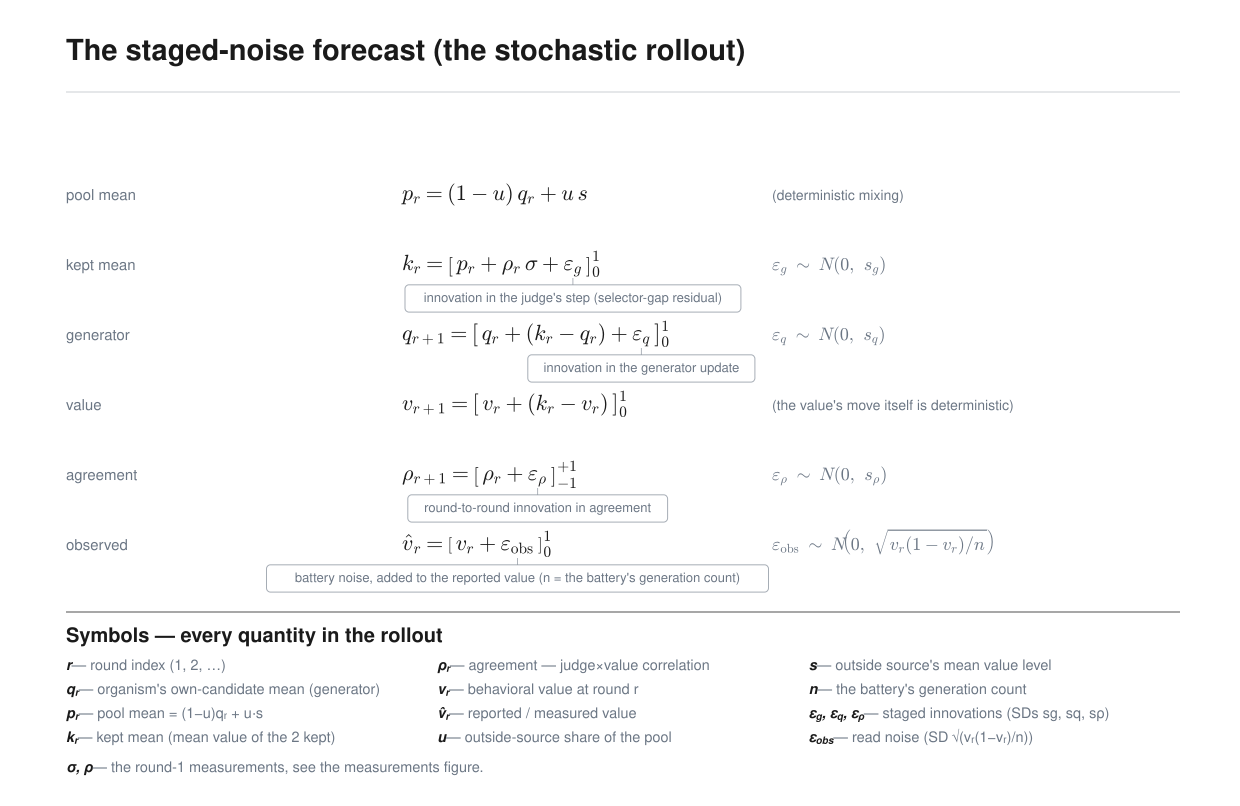

Here is the Python script that generated this plot:
#!/usr/bin/env python3
"""The staged-noise forecast — the stochastic rollout the value-dynamics model
runs: a deterministic unit path plus staged gaussian innovations, each clamped to
its wall, typeset as a clean definitions panel — every part of every equation
explained AT the equation, so the reader never leaves a formula to hunt through
prose.

This figure is the STOCHASTIC ROLLOUT part only. The per-round measurements it
consumes (spread σ, agreement ρ) are defined in
docs/figures/auto/state-variables/; the deterministic model and its closed forms
are in docs/figures/auto/model-recurrence/.

The display equations are typeset with matplotlib's mathtext (Computer Modern,
fontset "cm") and embedded as inline vector glyph paths, so they read as proper
math while the figure stays a single self-contained SVG with no external font or
URL references. Each stochastic stage carries a tick down to a gray boxed label
naming its ε term, and the innovation's distribution sits in the right column.

No data file is read — this is a definitions figure. It typesets EXACTLY what
rollout() in docs/figures/auto/spread-rollout-bakeoff/spread-rollout-bakeoff.py
does (provenance scripts/analysis_trajectory_adjustments.py): deterministic
mixing, clamped kept/generator/value/agreement updates with staged gaussian
innovations, and a battery read-noise term added only to the reported value. Each
ε's SD is the pooled leave-one-condition-out residual of that stage.

Style reference: docs/figures/src/make_figures.py (Owain Evans-lab house style).
Palette constants, esc(), and wrap() are copied here verbatim so this generator is
self-contained (stdlib only + matplotlib for the mathtext glyphs). Run from this
directory:  uv run --with matplotlib python3 staged-noise-forecast.py
"""
import os
import io
import re

import matplotlib
matplotlib.use("Agg")
matplotlib.rcParams["mathtext.fontset"] = "cm"   # Computer Modern: reads as proper math
matplotlib.rcParams["svg.fonttype"] = "path"     # glyphs as vector paths (no font dependency)
import matplotlib.pyplot as plt
from matplotlib.textpath import TextPath
from matplotlib.font_manager import FontProperties

HERE = os.path.dirname(os.path.abspath(__file__))

# accurate on-page width of a plain SVG <text> string, so annotation boxes hug their
# text with symmetric padding instead of trusting a flat per-character guess. Measured
# from a real glyph path; the 0.95 factor maps matplotlib's DejaVu Sans metrics down to
# the Helvetica/Arial the SVG actually renders in (DejaVu runs a few percent wider).
_LABEL_FONT = FontProperties(family="DejaVu Sans")


def text_width_px(s, size):
    if not s:
        return 0.0
    return 0.95 * TextPath((0, 0), s, size=size, prop=_LABEL_FONT).get_extents().width

# --- palette copied verbatim from make_figures.py -----------------------------
INK = "#1a1a1a"
BLUE = "#2867b5"       # self-judge series
GREEN = "#3a7d44"      # frozen-judge series / value-move
RED = "#b5342c"        # reversal / warning emphasis
GRAY = "#6b7684"       # recessive only (guides, muted text)
KEY_FILL = "#eef5ee"

FONT = "Helvetica, Arial, sans-serif"


def esc(s):
    return s.replace("&", "&amp;").replace("<", "&lt;").replace(">", "&gt;")


def wrap(text, width):
    words, lines, cur = text.split(), [], ""
    for w in words:
        if len(cur) + len(w) + 1 > width and cur:
            lines.append(cur)
            cur = w
        else:
            cur = f"{cur} {w}".strip()
    if cur:
        lines.append(cur)
    return lines


# --- real math typesetting via matplotlib mathtext ---------------------------
# Each display equation is rendered by matplotlib's mathtext to an in-memory SVG,
# then its glyph-path group is lifted out and inlined here. matplotlib emits the
# glyphs as <path>s referenced by <use> elements; those references are same-document
# (never external), and every id is namespaced per equation so multiple equations
# coexist in one file. No external LaTeX binary is used (mathtext only), so the
# figure stays stdlib-plus-matplotlib self-contained.
_EQ_COUNTER = [0]


def embed_math(mathstr, x, y_baseline, fontsize=22, scale=1.0, color=INK):
    """Typeset one equation and return (svg_group, advance_width_px). The group
    lands its baseline-left origin at (x, y_baseline) in this figure's pixel
    coordinates; advance_width_px is the on-page width of the typeset content, so
    pieces can be placed side by side and each term's x-extent is known. Passing the
    same fontsize and scale to every call keeps the on-page glyph size identical."""
    _EQ_COUNTER[0] += 1
    prefix = f"m{_EQ_COUNTER[0]}_"
    fig = plt.figure()
    fig.text(0, 0, mathstr, fontsize=fontsize)
    buf = io.StringIO()
    fig.savefig(buf, format="svg", transparent=True, bbox_inches="tight",
                pad_inches=0.01)
    plt.close(fig)
    doc = buf.getvalue()
    # the whole equation is one glyph group: <g transform="translate(tx ty) scale(..)">
    m = re.search(r'<g transform="translate\(([\d.]+) ([\d.eE+-]+)\) scale\([^)]*\)">',
                  doc)
    if not m:
        raise RuntimeError("could not locate mathtext glyph group in matplotlib SVG")
    tx, ty = float(m.group(1)), float(m.group(2))
    # tight-bbox width in points; content spans (tx .. width_pt - pad), pad = tx
    mw = re.search(r'<svg[^>]*?width="([\d.]+)pt"', doc)
    width_pt = float(mw.group(1))
    advance = scale * (width_pt - 2 * tx)
    start = m.start()
    end = doc.index("</g>", start) + len("</g>")   # no nested <g> inside the group
    frag = doc[start:end]
    # namespace every glyph id and its <use> reference so equations never collide
    frag = re.sub(r'id="([^"]+)"', rf'id="{prefix}\1"', frag)
    frag = re.sub(r'(xlink:href|href)="#([^"]+)"', rf'\1="#{prefix}\2"', frag)
    dx = x - scale * tx
    dy = y_baseline - scale * ty
    svg = (f'<g transform="translate({dx:.3f} {dy:.3f}) scale({scale})" '
           f'fill="{color}">{frag}</g>')
    return svg, advance


def measure(mathstr, fontsize=22, scale=1.0):
    """On-page advance width of a typeset equation (the glyphs are discarded)."""
    return embed_math(mathstr, 0, 0, fontsize=fontsize, scale=scale)[1]


def T(x, y, s, size, color=INK, italic=False, weight="normal", anchor="start"):
    st = ' font-style="italic"' if italic else ''
    return (f'<text x="{x:.1f}" y="{y:.1f}" font-size="{size:.2f}" fill="{color}" '
            f'font-weight="{weight}"{st} text-anchor="{anchor}" '
            f'font-family="{FONT}">{esc(s)}</text>')


# --- annotation helpers -------------------------------------------------------
def tick(cx, y_from, y_to, color=GRAY, width=1.0, opacity=0.6):
    return (f'<line x1="{cx:.1f}" y1="{y_from:.1f}" x2="{cx:.1f}" y2="{y_to:.1f}" '
            f'stroke="{color}" stroke-width="{width}" opacity="{opacity}"/>')


def term_label(cx, y_base, row_y, label, anchor="middle", size=13, color=GRAY):
    """A thin leader line from just below the equation term down to a BOXED gray
    label. The line terminates exactly on the box's top edge (touching it, not
    floating) so it is unambiguous which text connects to which term. The box is a
    light rounded rectangle, thin stroke in the same muted gray as the leader, with
    ~6px of padding on EVERY side. The box is sized from the text's real rendered
    width and the text is centered inside it, so the padding is symmetric (no empty
    gap on one side). The leader still attaches at cx; the anchor only decides which
    way the box extends from cx so stacked labels don't collide."""
    pad = 6.0
    w = text_width_px(label, size)
    if anchor == "end":
        box_r = cx + pad
        box_l = cx - w - pad
    elif anchor == "start":
        box_l = cx - pad
        box_r = cx + w + pad
    else:  # middle
        box_l, box_r = cx - w / 2.0 - pad, cx + w / 2.0 + pad
    box_top = row_y - size * 0.86 - pad
    box_bot = row_y + size * 0.32 + pad
    text_cx = (box_l + box_r) / 2.0
    return [
        tick(cx, y_base + 8, box_top, opacity=0.55),
        f'<rect x="{box_l:.1f}" y="{box_top:.1f}" width="{box_r-box_l:.1f}" '
        f'height="{box_bot-box_top:.1f}" rx="4" ry="4" fill="#ffffff" '
        f'fill-opacity="0.92" stroke="{GRAY}" stroke-width="1" opacity="0.6"/>',
        T(text_cx, row_y, label, size, color, anchor="middle"),
    ]


def prose(x, top_y, lines, size=15, color=GRAY, dy=20):
    out = []
    for i, ln in enumerate(lines):
        out.append(f'<text x="{x}" y="{top_y+i*dy:.1f}" font-size="{size}" '
                   f'fill="{color}" font-family="{FONT}">{esc(ln)}</text>')
    return out


# --- geometry -----------------------------------------------------------------
W = 1240
NAME_X = 66          # left column: bold name / stage descriptor
FX = 402             # formula column start
EQ_FS = 22.0         # mathtext point size (x-height matches the surrounding prose)
RIGHTEQ_X = 772      # right column: the innovation's distribution
NOTE_FS = EQ_FS * 0.82

body = []

# ---- headline ----
body.append(f'<text x="{NAME_X}" y="60" font-size="29" font-weight="bold" '
            f'fill="{INK}" font-family="{FONT}">The staged-noise forecast '
            f'(the stochastic rollout)</text>')


body.append(f'<line x1="{NAME_X}" y1="92" x2="{W-60}" y2="92" '
            f'stroke="{GRAY}" stroke-width="1" opacity="0.35"/>')


def stoch_row(baseline, left_desc, full_eq, note_math=None, note_text=None,
              eps_prefix=None, eps_iso=None, eps_label=None):
    """One stochastic-forecast line: gray left descriptor, the display equation at
    FX, the innovation's distribution (or a determinism note) in the right column,
    and — for the stochastic stages — a tick under the ε term to a gray label."""
    out = [T(NAME_X, baseline, left_desc, 15, GRAY)]
    eq_svg, _ = embed_math(full_eq, FX, baseline, EQ_FS)
    out.append(eq_svg)
    if note_math:
        nm, _ = embed_math(note_math, RIGHTEQ_X, baseline, NOTE_FS, color=GRAY)
        out.append(nm)
    elif note_text:
        out.append(T(RIGHTEQ_X, baseline, note_text, 14, GRAY))
    if eps_prefix:
        cx = (FX + measure("$" + eps_prefix + r"\right.$", EQ_FS)
              - measure("$" + eps_iso + "$", EQ_FS) / 2)
        out.extend(term_label(cx, baseline, baseline + 32, eps_label))
    return out


f0 = 200
GAP = 70

body += stoch_row(
    f0, "pool mean",
    r"$p_r = (1-u)\,q_r + u\,s$",
    note_text="(deterministic mixing)")

body += stoch_row(
    f0 + GAP, "kept mean",
    r"$k_r = \left[\,p_r + \rho_r\,\sigma + \varepsilon_g\,\right]_0^1$",
    note_math=r"$\varepsilon_g \;\sim\; N(0,\ s_g)$",
    eps_prefix=r"k_r = \left[\,p_r + \rho_r\,\sigma + \varepsilon_g",
    eps_iso=r"\varepsilon_g",
    eps_label="innovation in the judge's step (selector-gap residual)")

body += stoch_row(
    f0 + 2 * GAP, "generator",
    r"$q_{r+1} = \left[\,q_r + (k_r - q_r) + \varepsilon_q\,\right]_0^1$",
    note_math=r"$\varepsilon_q \;\sim\; N(0,\ s_q)$",
    eps_prefix=r"q_{r+1} = \left[\,q_r + (k_r - q_r) + \varepsilon_q",
    eps_iso=r"\varepsilon_q",
    eps_label="innovation in the generator update")

body += stoch_row(
    f0 + 3 * GAP, "value",
    r"$v_{r+1} = \left[\,v_r + (k_r - v_r)\,\right]_0^1$",
    note_text="(the value's move itself is deterministic)")

body += stoch_row(
    f0 + 4 * GAP, "agreement",
    r"$\rho_{r+1} = \left[\,\rho_r + \varepsilon_\rho\,\right]_{-1}^{+1}$",
    note_math=r"$\varepsilon_\rho \;\sim\; N(0,\ s_\rho)$",
    eps_prefix=r"\rho_{r+1} = \left[\,\rho_r + \varepsilon_\rho",
    eps_iso=r"\varepsilon_\rho",
    eps_label="round-to-round innovation in agreement")

body += stoch_row(
    f0 + 5 * GAP, "observed",
    r"$\hat{v}_r = \left[\,v_r + \varepsilon_{\mathrm{obs}}\,\right]_0^1$",
    note_math=r"$\varepsilon_{\mathrm{obs}} \;\sim\; N\!\left(0,\ \sqrt{v_r(1-v_r)/n}\right)$",
    eps_prefix=r"\hat{v}_r = \left[\,v_r + \varepsilon_{\mathrm{obs}}",
    eps_iso=r"\varepsilon_{\mathrm{obs}}",
    eps_label="battery noise, added to the reported value "
              "(n = the battery's generation count)")

# =============== SYMBOL TABLE (every quantity in the rollout defined) =========
# So no symbol appears anywhere above without a definition somewhere on the page —
# including the round index r. The measurements' own symbols (σ_j, ρ_j, g, x_jk …)
# live with docs/figures/auto/state-variables.
sym_top = f0 + 5 * GAP + 62
body.append(f'<line x1="{NAME_X}" y1="{sym_top:.1f}" x2="{W-60}" y2="{sym_top:.1f}" '
            f'stroke="{INK}" stroke-width="1.4" opacity="0.55"/>')
body.append(f'<text x="{NAME_X}" y="{sym_top+30:.1f}" font-size="20" '
            f'font-weight="bold" fill="{INK}" font-family="{FONT}">'
            f'Symbols — every quantity in the rollout</text>')


# The symbol column is set with REAL SVG-tspan subscripts (not unicode subscript
# characters, which Helvetica/Arial does not carry for g/q/ρ/obs and renders flat).
# Markup: "_x" makes the next char a subscript, "_{ab}" a multi-char subscript;
# everything else is an ordinary base glyph. "̂" is a combining circumflex (v̂).
def sym_tspans(markup):
    parts, i = [], 0
    while i < len(markup):
        if markup[i] == '_':
            i += 1
            if i < len(markup) and markup[i] == '{':
                j = markup.index('}', i)
                parts.append(('sub', markup[i + 1:j]))
                i = j + 1
            else:
                parts.append(('sub', markup[i]))
                i += 1
        else:
            start = i
            while i < len(markup) and markup[i] != '_':
                i += 1
            parts.append(('base', markup[start:i]))
    out = []
    for kind, txt in parts:
        if kind == 'base':
            out.append(f'<tspan font-style="italic" font-weight="bold" '
                       f'fill="{INK}">{esc(txt)}</tspan>')
        else:
            out.append(f'<tspan font-style="italic" font-weight="bold" '
                       f'fill="{INK}" font-size="10" baseline-shift="-18%">'
                       f'{esc(txt)}</tspan>')
    return "".join(out)


# (symbol-markup, definition) — only the rollout quantities
SYMBOLS = [
    ("r", "round index (1, 2, …)"),
    ("q_r", "organism's own-candidate mean (generator)"),
    ("p_r", "pool mean = (1−u)qᵣ + u·s"),
    ("k_r", "kept mean (mean value of the 2 kept)"),
    ("ρ_r", "agreement — judge×value correlation"),
    ("v_r", "behavioral value at round r"),
    ("v̂_r", "reported / measured value"),
    ("u", "outside-source share of the pool"),
    ("s", "outside source's mean value level"),
    ("n", "the battery's generation count"),
    ("ε_g, ε_q, ε_ρ", "staged innovations (SDs sg, sq, sρ)"),
    ("ε_{obs}", "read noise (SD √(vᵣ(1−vᵣ)/n))"),
]
COLS = 3
ROWS = (len(SYMBOLS) + COLS - 1) // COLS
col_w = (W - 60 - NAME_X) / COLS
sym_row0 = sym_top + 58
for i, (symb, defn) in enumerate(SYMBOLS):
    c, rr = i // ROWS, i % ROWS
    x = NAME_X + c * col_w
    y = sym_row0 + rr * 24
    body.append(
        f'<text x="{x:.1f}" y="{y:.1f}" font-size="14.5" font-family="{FONT}">'
        f'{sym_tspans(symb)}'
        f'<tspan fill="{GRAY}">  —  {esc(defn)}</tspan></text>')

# provenance note for the round-1 measurements this rollout consumes
note_y = sym_row0 + ROWS * 24 + 6
body.append(
    f'<text x="{NAME_X}" y="{note_y:.1f}" font-size="14.5" '
    f'font-family="{FONT}">'
    f'<tspan font-style="italic" font-weight="bold" fill="{INK}">σ, ρ</tspan>'
    f'<tspan fill="{GRAY}">  —  the round-1 measurements, see the measurements '
    f'figure.</tspan></text>')

H = note_y + 34

svg = (f'<svg xmlns="http://www.w3.org/2000/svg" '
       f'xmlns:xlink="http://www.w3.org/1999/xlink" viewBox="0 0 {W} {H}" '
       f'font-family="{FONT}">\n<rect width="{W}" height="{H}" fill="white"/>\n'
       + "\n".join(body) + "\n</svg>")

OUT = os.path.join(HERE, "staged-noise-forecast.svg")
with open(OUT, "w") as f:
    f.write(svg)
print(f"wrote {OUT}  ({W}x{H})")
